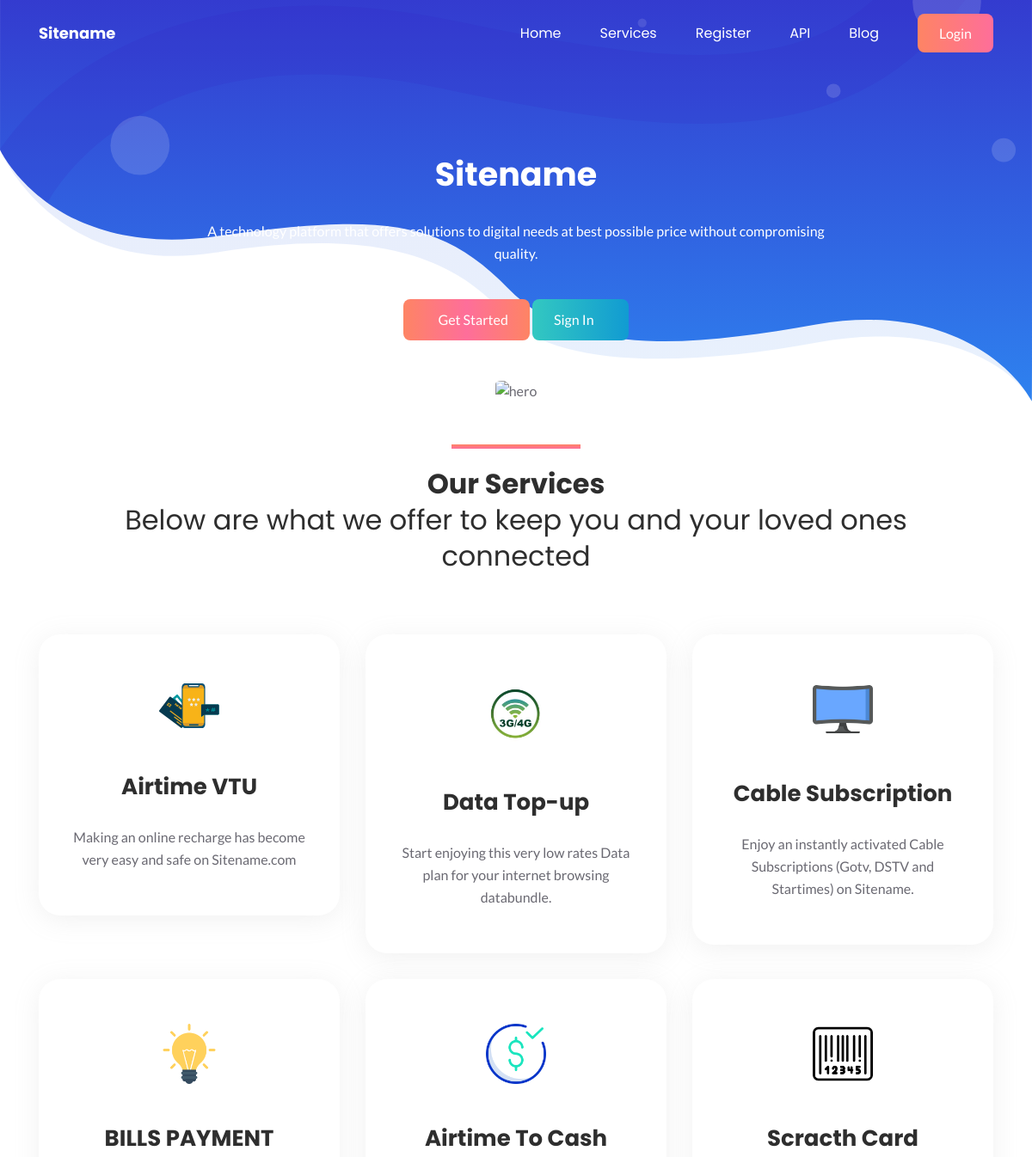
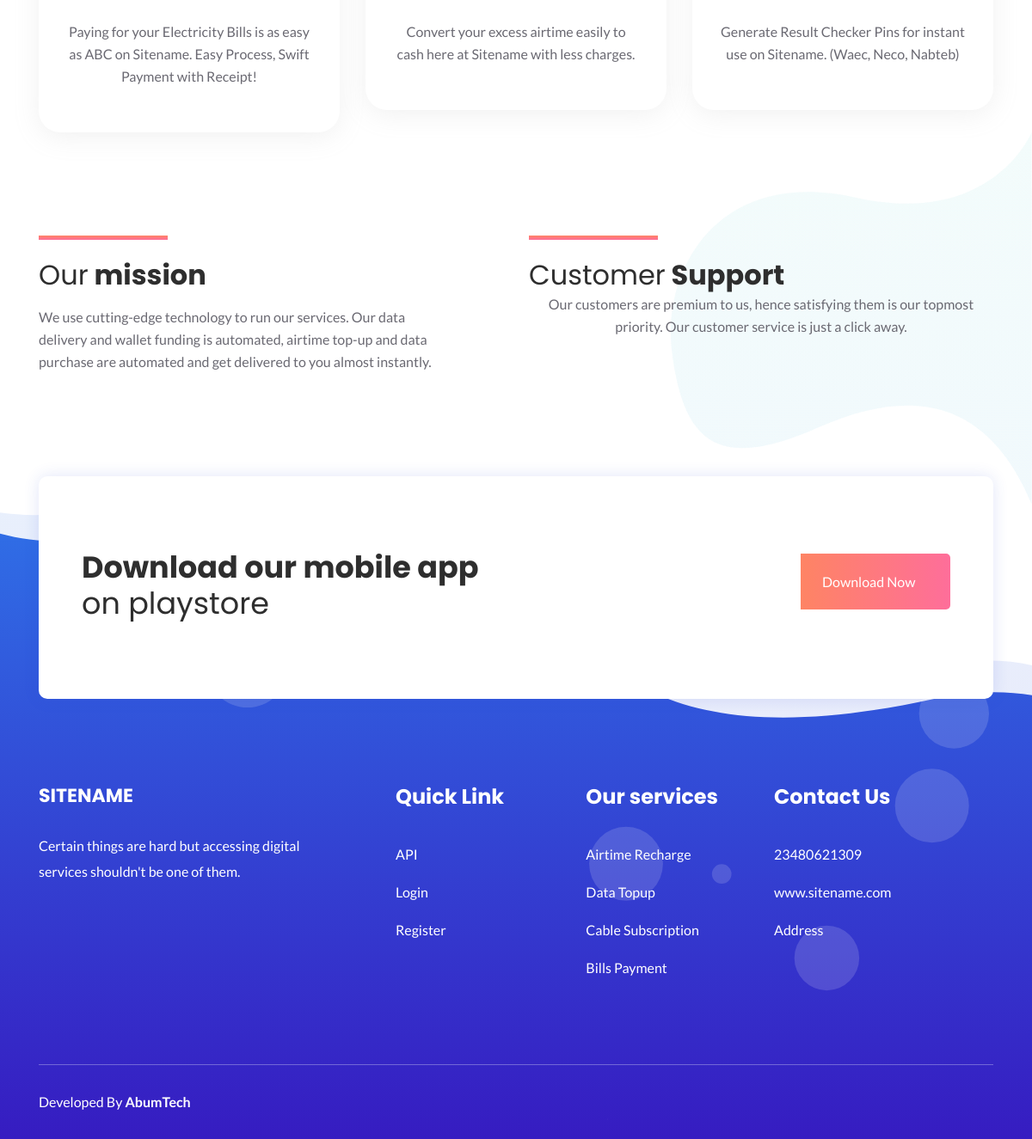
The page / on the database its author committed (2 pictures, top to bottom).
### tables this page shows
CREATE TABLE `general_setting` (
  `id` int(11) NOT NULL,
  `sitetitle` varchar(255) NOT NULL,
  `mtn_guest` varchar(255) NOT NULL,
  `glo_guest` varchar(255) NOT NULL,
  `airtel_guest` varchar(255) NOT NULL,
  `mobile_guest` varchar(500) NOT NULL,
  `contact_body` varchar(255) NOT NULL,
  `contact_number` varchar(255) NOT NULL,
  `paystack_sk` varchar(255) NOT NULL,
  `paystack_pk` varchar(255) NOT NULL,
  `glo_n` varchar(255) NOT NULL,
  `mtn_n` varchar(255) NOT NULL,
  `airtel_n` varchar(255) NOT NULL,
  `mobile_n` varchar(255) NOT NULL,
  `cable_prices` varchar(2552) NOT NULL,
  `simpin` int(30) NOT NULL,
  `airtelpin` int(4) NOT NULL,
  `mtn_gifting` varchar(2552) NOT NULL,
  `smsusername` varchar(255) NOT NULL,
  `smspassword` varchar(255) NOT NULL,
  `sms_sender` varchar(50) NOT NULL,
  `sms_token` varchar(500) NOT NULL,
  `whatsapp` varchar(30) NOT NULL,
  `m_discount` int(2) NOT NULL,
  `g_discount` int(2) NOT NULL,
  `a_discount` int(2) NOT NULL,
  `mo_discount` int(2) NOT NULL,
  `cable_charge` varchar(4) NOT NULL,
  `elect_charge` varchar(4) NOT NULL,
  `deposit_num` varchar(15) NOT NULL,
  `gladapi` varchar(300) NOT NULL,
  `mtnswitch` varchar(25) NOT NULL,
  `gloswitch` varchar(25) NOT NULL,
  `airtelswitch` varchar(25) NOT NULL,
  `mobileswitch` varchar(25) NOT NULL,
  `airtimeswitch` varchar(40) NOT NULL,
  `waec_price` varchar(7) NOT NULL,
  `neco_price` varchar(10) NOT NULL,
  `nabteb_price` varchar(10) NOT NULL,
  `a_discount2` varchar(7) NOT NULL,
  `g_discount2` varchar(7) NOT NULL,
  `mo_discount2` varchar(7) NOT NULL,
  `m_discount2` varchar(7) NOT NULL,
  `earner_price` varchar(5000) NOT NULL,
  `topuser_price` varchar(5000) NOT NULL,
  `affliate_price` varchar(5000) NOT NULL,
  `ambassador_price` varchar(5000) NOT NULL,
  `smile_bundle` varchar(5000) NOT NULL,
  `m_discount3` varchar(7) NOT NULL,
  `a_discount3` varchar(7) NOT NULL,
  `g_discount3` varchar(7) NOT NULL,
  `mo_discount3` varchar(7) NOT NULL,
  `mail_host` varchar(300) NOT NULL,
  `mail_user` varchar(300) NOT NULL,
  `mail_pass` varchar(300) NOT NULL,
  `mtn_server` varchar(300) NOT NULL,
  `glo_server` varchar(300) NOT NULL,
  `airtel_server` varchar(300) NOT NULL,
  `mobile_server` varchar(300) NOT NULL,
  `ussd_token` varchar(300) NOT NULL,
  `mtn_airtimepin` varchar(4) NOT NULL,
  `glo_airtimepin` varchar(4) NOT NULL,
  `airtel_airtimepin` varchar(4) NOT NULL,
  `mobile_airtimepin` varchar(4) NOT NULL,
  `vtpass_login` varchar(500) NOT NULL,
  `popup_msg` varchar(5000) NOT NULL,
  `mode` varchar(3) NOT NULL,
  `scroll_msg` varchar(5000) NOT NULL,
  `admin_email` varchar(100) NOT NULL,
  `theme_color` varchar(100) NOT NULL,
  `tv_switch` varchar(25) NOT NULL,
  `elect_switch` varchar(25) NOT NULL,
  `edu_switch` varchar(25) NOT NULL,
  `gifting_switch` varchar(25) NOT NULL,
  `airtelcgswitch` varchar(25) NOT NULL
);

### config.php (called while the page is built, shortened)
<?php
$baseurl = "https:// olampaysub.com/0";
$mainpage = "https://olampaysub.com";
$dbsetting = mysqli_connect('localhost','olamugii_olamdata','Wuf5k@8VYg3ckTY','olamugii_olamdata');
$querysetting = "SELECT * FROM general_setting";
                $resultsetting = mysqli_query($dbsetting, $querysetting);
                while($rowsetting = mysqli_fetch_assoc($resultsetting)) {
 $sitetitle = $rowsetting['sitetitle'];
$contact_body= $rowsetting['contact_body'];
$contact_number= $rowsetting['contact_number'];
}
?>

### index.php (the view, shortened to what this page needs)
<?php require("config.php"); ?>
<!doctype html>
<html class="no-js" lang="en">
<head>
<link rel="stylesheet" href="../cdnjs.cloudflare.com/ajax/libs/font-awesome/5.15.3/css/all.min.css" />
<link rel="stylesheet" href="static/css/animate.css">
<link rel="stylesheet" href="static/css/magnific-popup.css">
<link rel="stylesheet" href="static/css/slick.css">
<link rel="stylesheet" href="static/css/LineIcons.2.0.css">
<link rel="stylesheet" href="static/css/bootstrap-4.5.0.min.css">
<link rel="stylesheet" href="static/css/default.css">
<link rel="stylesheet" href="static/css/style.css">
</head>
<body>
<header class="header-area">
<div class="navbar-area">
<div class="container">
<div class="row">
<div class="col-lg-12">
<nav class="navbar navbar-expand-lg">
<a class="navbar-brand" href="#">
<h5 style="color: white;"><?php echo $sitetitle; ?></h5>
</a>
<div class="collapse navbar-collapse sub-menu-bar" id="navbarSupportedContent">
<ul id="nav" class="navbar-nav ml-auto">
<li class="nav-item active">
<a class="page-scroll" href="#home">Home</a>
</li>
<li class="nav-item">
<a class="page-scroll" href="#features">Services</a>
</li>
<li class="nav-item">
<a class="page-scroll" href="<?php echo $baseurl; ?>/create_account">Register</a>
</li>
<li class="nav-item">
<a class="page-scroll" href="#">API</a>
</li>
<li class="nav-item">
<a class="page-scroll" href="#">Blog</a>
</li>
</ul>
</div>
<div class="navbar-btn d-none d-sm-inline-block">
<a class="main-btn" data-scroll-nav="0" href="<?php echo $baseurl; ?>/login">Login</a>
</div>
</nav>
</div>
</div>
</div>
</div>
<div id="home" class="header-hero bg_cover" style="background-image: url(static/images/banner-bg.svg)">
<div class="container">
<div class="row justify-content-center">
<div class="col-lg-8">
<div class="header-hero-content text-center">
<h2 class="header-title wow fadeInUp" data-wow-duration="1.3s" data-wow-delay="0.5s"><?php echo $sitetitle; ?></h2>
<p class="text wow fadeInUp" data-wow-duration="1.3s" data-wow-delay="0.8s">A technology platform that offers solutions to digital needs at best possible price without compromising quality.
</p>
<a href="<?php echo $baseurl; ?>/create_account" class="main-btn wow fadeInUp" data-wow-duration="1.3s" data-wow-delay="1.1s" style="background:linear-gradient(to right, #fe8464 0%, #fe6e9a 50%, #fe8464 100%);"><i class="fa fa-user-plus"></i> Get Started</a>
<a href="<?php echo $baseurl; ?>/login" class="main-btn wow fadeInUp" data-wow-duration="1.3s" data-wow-delay="1.1s">Sign In <i class="fa fa fa-key"></i></a>
</div>
</div>
</div>
<div class="row">
<div class="col-lg-12">
<div class="header-hero-image text-center wow fadeIn" data-wow-duration="1.3s" data-wow-delay="1.4s">
<img src="Success.png" style="border-radius: 15%;" width="300px" alt="hero">
</div>
</div>
</div>
</div>
<div id="particles-1" class="particles"></div>
</div>
</header>
<section id="features" class="services-area pt-50">
<div class="container">
<div class="row justify-content-center">
<div class="col-lg-10">
<div class="section-title text-center pb-40">
<div class="line m-auto"></div>
<h3 class="title">Our Services <span><br/> Below are what we offer to keep you and your loved ones connected </span></h3>
</div>
</div>
</div>
<div class="row justify-content-center">
<div class="col-lg-4 col-md-7 col-sm-8">
<div class="single-services text-center mt-30 wow fadeIn" data-wow-duration="1s" data-wow-delay="0.2s">
<div class="services-icon">
<img class="shape" src="static/images/airtime.svg" width="70px" alt="">
</div>
<div class="services-content mt-5">
<h4 class="services-title"><a href="#">Airtime VTU</a></h4>
<p class="text">Making an online recharge has become very easy and safe on <?php echo $sitetitle; ?>.com</p>
</div>
</div>
</div>
<div class="col-lg-4 col-md-7 col-sm-8">
<div class="single-services text-center mt-30 wow fadeIn" data-wow-duration="1s" data-wow-delay="0.5s">
<div class="services-icon">
<img class="shape" src="static/images/data.jpg" width="80px" alt="">
</div>
<div class="services-content mt-5">
<h4 class="services-title"><a href="#">Data Top-up</a></h4>
<p class="text"> Start enjoying this very low rates Data plan for your internet browsing databundle.</p>
</div>
</div>
</div>
<div class="col-lg-4 col-md-7 col-sm-8">
<div class="single-services text-center mt-30 wow fadeIn" data-wow-duration="1s" data-wow-delay="0.8s">
<div class="services-icon">
<img class="shape" src="static/images/curved-tv.png" width="70px" alt="">
</div>
<div class="services-content mt-5">
<h4 class="services-title"><a href="#">Cable Subscription</a></h4>
<p class="text">Enjoy an instantly activated Cable Subscriptions (Gotv, DSTV and Startimes) on <?php echo $sitetitle; ?>.</p>
</div>
</div>
</div>
<div class="col-lg-4 col-md-7 col-sm-8">
    <div class="single-services text-center mt-30 wow fadeIn" data-wow-duration="1s" data-wow-delay="0.5s">
    <div class="services-icon">
    <img class="shape" src="static/images/bulb.png" width="70px" alt="">
    </div>
    <div class="services-content mt-5">
    <h4 class="services-title"><a href="#">BILLS PAYMENT</a></h4>
    <p class="text">Paying for your Electricity Bills is as easy as ABC on <?php echo $sitetitle; ?>. Easy Process, Swift Payment with Receipt!
        </p>
    </div>
    </div>
    </div>
    <div class="col-lg-4 col-md-7 col-sm-8">
        <div class="single-services text-center mt-30 wow fadeIn" data-wow-duration="1s" data-wow-delay="0.5s">
        <div class="services-icon">
        <img class="shape" src="static/images/dollar-symbol.png" width="70px" alt="">
        </div>
        <div class="services-content mt-5">
        <h4 class="services-title"><a href="#">Airtime To Cash</a></h4>
        <p class="text"> Convert your  excess airtime easily to cash here at <?php echo $sitetitle; ?> with less charges. </p>
        </div>
        </div>
        </div>
        <div class="col-lg-4 col-md-7 col-sm-8">
            <div class="single-services text-center mt-30 wow fadeIn" data-wow-duration="1s" data-wow-delay="0.5s">
            <div class="services-icon">
            <img class="shape" src="static/images/barcode.png" width="70px" alt="">
            </div>
            <div class="services-content mt-5">
            <h4 class="services-title"><a href="#">Scracth Card</a></h4>
            <p class="text"> Generate Result Checker Pins for instant use on <?php echo $sitetitle; ?>. (Waec, Neco, Nabteb) </p>
            </div>
            </div>
            </div>
</div>
</div>
</section>
<section class="about-area pt-70">
<div class="container">
<div class="row">
<div class="col-lg-6">
<div class="about-content mt-50 wow fadeInLeftBig" data-wow-duration="1s" data-wow-delay="0.5s">
<div class="section-title">
<div class="line"></div>
<h3 class="title"><span>Our</span> mission </h3>
</div>
<p class="text">We use cutting-edge technology to run our services. Our data delivery and wallet funding is automated, airtime top-up and data purchase are automated and get delivered to you almost instantly.</p>
</div>
</div>
<div class="col-lg-6">
<div class="about-image text-center mt-50 wow fadeInRightBig" data-wow-duration="1s" data-wow-delay="0.5s">
    <div class="section-title">
        <div class="line"></div>
        <h3 class="title" style="text-align: left;"><span>Customer</span> Support </h3>
        </div>
    <p class="text"> Our customers are premium to us, hence satisfying them is our topmost priority. Our customer service is just a click away.
    </p>
</div>
</div>
</div>
</div>
<div class="about-shape-1">
<img src="static/images/about-shape-1.svg" alt="shape">
</div>
</section>
<footer id="footer" class="footer-area pt-120">
<div class="container">
<div class="subscribe-area wow fadeIn" data-wow-duration="1s" data-wow-delay="0.5s">
<div class="row">
<div class="col-lg-6">
<div class="subscribe-content mt-45">
<h2 class="subscribe-title">Download our mobile app <span>on playstore</span></h2>
</div>
</div>
<div class="col-lg-6">
<div class="subscribe-form mt-50">
<form action="#">
<a href="#"> <button class="main-btn">Download Now <i class="fab fa-google-play"></i></button> </a>
</form>
</div>
</div>
</div>
</div>
<div class="footer-widget pb-100">
<div class="row">
<div class="col-lg-4 col-md-6 col-sm-8">
<div class="footer-about mt-50 wow fadeIn" data-wow-duration="1s" data-wow-delay="0.2s">
<a class="logo" href="<?php echo $mainpage; ?>">
<h4 style="color: white;"><?php echo strtoupper($sitetitle); ?></h4>
</a>
<p class="text">Certain things are hard but accessing digital services shouldn't be one of them.
<ul class="social">
<li><a href="#"><i class="lni lni-facebook-filled"></i></a></li>
<li><a href="#"><i class="lni lni-twitter-filled"></i></a></li>
<li><a href="#"><i class="lni lni-instagram-filled"></i></a></li>
<li><a href="#"><i class="lni lni-linkedin-original"></i></a></li>
</ul>
</div>
</div>
<div class="col-lg-5 col-md-7 col-sm-7">
<div class="footer-link d-flex mt-50 justify-content-md-between">
<div class="link-wrapper wow fadeIn" data-wow-duration="1s" data-wow-delay="0.4s">
<div class="footer-title">
<h4 class="title">Quick Link</h4>
</div>
<ul class="link">
<li><a href="<?php echo $baseurl; ?>/login">API</a></li>
<li><a href="<?php echo $baseurl; ?>/login">Login</a></li>
<li><a href="<?php echo $baseurl; ?>/create_account">Register</a></li>
</ul>
</div>
<div class="link-wrapper wow fadeIn" data-wow-duration="1s" data-wow-delay="0.6s">
<div class="footer-title">
<h4 class="title">Our services</h4>
</div>
<ul class="link">
<li><a href="#">Airtime Recharge</a></li>
<li><a href="#">Data Topup</a></li>
<li><a href="#">Cable Subscription</a></li>
<li><a href="#">Bills Payment</a></li>
</ul>
</div>
</div>
</div>
<div class="col-lg-3 col-md-5 col-sm-5">
<div class="footer-contact mt-50 wow fadeIn" data-wow-duration="1s" data-wow-delay="0.8s">
<div class="footer-title">
<h4 class="title">Contact Us</h4>
</div>
<ul class="contact">
<li><?php echo $contact_number; ?></li>
<li style="text-transform: lowercase;">www.<?php echo $sitetitle; ?>.com</li>
<li><?php echo $contact_body; ?></li>
</ul>
</div>
</div>
</div>
</div>
<div class="footer-copyright">
<div class="row">
<div class="col-lg-12">
<div class="copyright d-sm-flex justify-content-between">
<div class="copyright-content">
<p class="text">Developed By <span style="color: white;font-weight: bold;"><a href="https://api.whatsapp.com/send?mobile=234903948595&text=Hello%20AbumTech!">AbumTech</a></span></p>
</div>
</div>
</div>
</div>
</div>
</div>
<div id="particles-2"></div>
</footer>
</body>
</html>

### static/css/default.css (style rules this page uses)
.mt-5 { margin-top: 5px }
.mt-30 { margin-top: 30px }
.mt-45 { margin-top: 45px }
.mt-50 { margin-top: 50px }
.pt-50 { padding-top: 50px }
.pt-70 { padding-top: 70px }
.pt-120 { padding-top: 120px }
.pb-40 { padding-bottom: 40px }
.pb-100 { padding-bottom: 100px }

### rows shown on the page
general_setting: sitetitle "Sitename", sitetitle "SITENAME", contact_number "23480621309", sitetitle "sitename", contact_body "Address"
